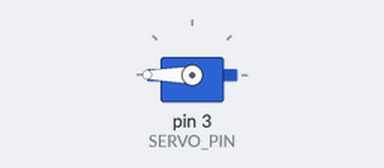
This sketch was run on a simulated Arduino Uno, built with avr-gcc and run on an emulated ATmega328P. Shown: servo. Random numbers use the default seed unless the sketch sets one; what the sketch prints to the serial monitor is not drawn.

Above: at 0.05 s.
At 20.05 s:
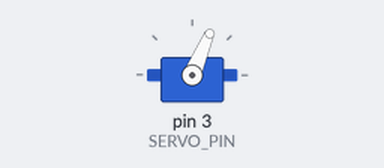
Timing chart, 0 to 26.1 s (numbered marks = the images above):
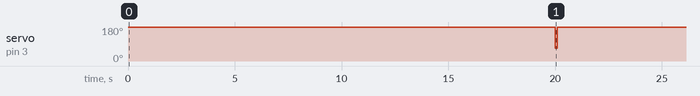

The sketch:

IRrecvServo_week_4.ino
```cpp
// (licence header left out)
#include <IRremote.h> // include IR remote library
#include <Servo.h>    // include Servo control library


Servo myservo; // declare servo

int RECV_PIN = 11; //IR receiver should be attached to Pin11
int SERVO_PIN = 3; //Servo to be attached to Pin3

IRrecv irrecv(RECV_PIN);  //setup IRreceiver only Pin11 works.
decode_results results;   //devoder for received IR signal.

void setup()
{
  Serial.begin(9600);
  irrecv.enableIRIn(); // Start the receiver

  myservo.attach(SERVO_PIN); // attach serto to SERVO_PIN

}

void loop() {
  Serial.println(results.value,DEC);
  int signal = digitalRead(RECV_PIN);
  Serial.println(signal);


  if (signal == 0) {
    myservo.write(180);
    delay(20000);
  }

  myservo.write(random(180));
  delay(100);

}
```
